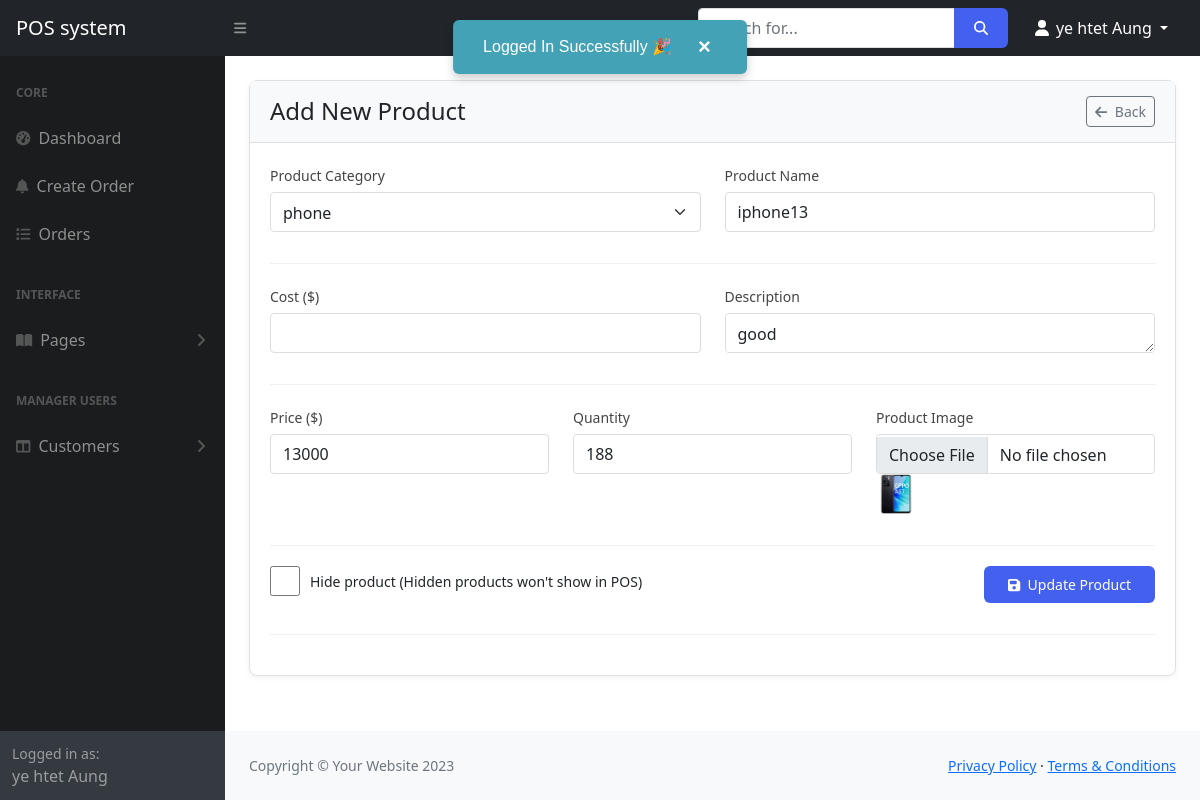
The page /admin/products-edited.php?id=16 (signed in) on the database its author committed.
### tables this page shows
CREATE TABLE `products` (
    `id` int(11) NOT NULL,
    `category_id` varchar(11) NOT NULL,
    `name` varchar(200) NOT NULL,
    `description` text NOT NULL,
    `price` int(200) NOT NULL,
    `quantity` int(100) NOT NULL,
    `image` varchar(255) NOT NULL,
    `status` tinyint(1) NOT NULL DEFAULT 0 COMMENT '0=visible,1=hidden',
    `created_at` date NOT NULL DEFAULT current_timestamp()
);

CREATE TABLE `categories` (
    `id` int(11) NOT NULL,
    `name` varchar(255) NOT NULL,
    `description` text NOT NULL,
    `status` tinyint(1) NOT NULL DEFAULT 0 COMMENT '0=visible,1=hidden'
);

### admin/products-edited.php (the view, shortened to what this page needs)
<?php include('includes/header.php'); ?>
<div class="container-fluid px-4">
    <div class="card mt-4">
        <div class="card-header d-flex align-items-center justify-content-between">
            <h4 class="mb-0">Add New Product</h4>
            <a href="categories.php" class="btn btn-sm btn-outline-secondary">
                <i class="fas fa-arrow-left me-1"></i> Back
            </a>
        </div>
        <div class="card-body">
            <form action="code.php" method="POST" enctype="multipart/form-data">
                <?php
                $paramValue= checkParamId('id');
                $product=getById('products', $paramValue);
                if($product){
                    if($product['status']==200){
                ?>
                <div class="form-section">
                    <div class="row">
                        <div class="col-md-6 mb-3">
                            <label for="category" class="form-label">Product Category</label>
                             <select name="category_id" id="category" class="form-select">
                            <?php
                            $categories = getAll('categories');
                            if($categories){
                            if ($categories && mysqli_num_rows($categories) > 0) {
                                foreach ($categories as $cateItem) {
                                    ?>
                                    <option
                                    value=" <?= $cateItem['id']; ?> "
                                     <?= $product['data']['category_id'] == $cateItem['id'] ? 'selected':''; ?>
                                     >
                                     <?= $cateItem['name']; ?>
                                    </option>
                                        <?php
                                }
                            }else{
                                echo '<option value=""> No Categories found</option>';
                            }
                        }
                        else{
                            echo '<option value=""> Something is wrong</option>';
                        }
                            ?>
                        </select>
                        </div>
                        <div class="col-md-6 mb-3">
                            <label for="name" class="form-label">Product Name</label>
                            <input type="text" name="name" id="name" value="<?= $product['data']['name'];?>" required class="form-control">
                        </div>
                    </div>
                </div>
                <div class="form-section">
                    <div class="row">
                        <div class="col-md-6 mb-3">
                            <label for="name" class="form-label"> Cost ($)</label>
                            <input type="text" name="cost" id="cost" value="<?= $product['data']['cost'];?>"  required class="form-control">
                        </div>
                        <div class="col-md-6 mb-3">
                            <label for="description" class="form-label">Description</label>
                            <textarea name="description" id="description" class="form-control" rows="2"><?= $product['data']['description'];?></textarea>
                        </div>
                    </div>
                </div>
                <div class="form-section">
                    <div class="row">
                        <div class="col-md-4 mb-3">
                            <label for="price" class="form-label">Price ($)</label>
                            <input type="text" name="price" id="price" value="<?= $product['data']['price'];?>"  required class="form-control">
                        </div>
                        <div class="col-md-4 mb-3">
                            <label for="quantity" class="form-label">Quantity</label>
                            <input type="text" name="quantity" id="quantity" value="<?= $product['data']['quantity'];?>" required class="form-control">
                        </div>
                        <div class="col-md-4 mb-3">
                            <label for="image" class="form-label">Product Image</label>
                            <input type="file" name="image" id="image" class="form-control" value="<?= $product['data']['image'];?>">
                            <img src="../<?= $product['data']['image'];?> " alt="img" style="width:40px;height:40px;">
                        </div>
                    </div>
                </div>
                <div class="form-section">
                    <div class="row">
                        <div class="col-md-6 mb-3">
                            <div class="checkbox-container">
                                <input type="checkbox" name="status" id="status" <?= $product['data']['status'] ? 'checked':''?> style="width: 30px; height: 30px;">
                                <label for="status" class="status-label">Hide product (Hidden products won't show in POS)</label>
                            </div>
                        </div>
                        <div class="col-md-6 mb-3 text-end">
                            <button type="submit" name="updateProduct" class="btn btn-primary px-4">
                                <i class="fas fa-save me-1"></i> Update Product
                            </button>
                        </div>
                    </div>
                </div>
                 <?php
                }else{
                    echo '<h5>'.$product['message'].'</h5>';
                }
                }else{
                echo '<h5>Something is wrong</h5>';
                return false;
                }
                ?>
            </form>
        </div>
    </div>
</div>
<?php include('includes/footer.php'); ?>

### admin/products-edited.php (style rules this page uses)
.card { border: 1px solid #e0e0e0; border-radius: 8px; box-shadow: 0 2px 6px rgba(0,0,0,0.05); }
.card-header { background: #f8f9fa; padding: 15px 20px; border-bottom: 1px solid #e0e0e0; }
.card-body { padding: 20px; }
.form-control, .form-select { border-radius: 4px; border: 1px solid #ddd; padding: 8px 12px; height: 40px; }
.btn-primary { background: #4361ee; border: none; padding: 8px 20px; font-size: 14px; transition: all 0.3s; }
.form-label { font-weight: 500; font-size: 14px; margin-bottom: 6px; color: #444; }
.form-section { margin-bottom: 20px; padding-bottom: 15px; border-bottom: 1px solid #f0f0f0; }
.checkbox-container { display: flex; align-items: center; gap: 10px; }
.status-label { margin-bottom: 0; font-size: 14px; }

### rows shown on the page
products: category_id "phone", name "iphone13", description "good", price "13000", quantity "188", image (picture)

### other values the page prints
$_SESSION['loggedInUser']['name'] "ye htet Aung"
$_SESSION['status'] "Logged In Successfully 🎉"
